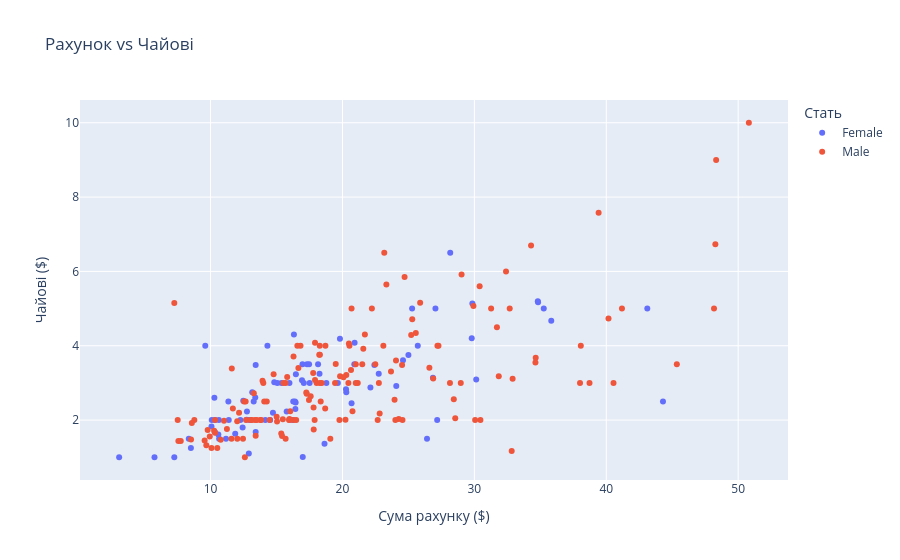

Here is the notebook cell this chart was saved with:
### Markdown cell above
---

**5. Інтерактивна діаграма розсіювання**

Створіть з допомогою бібліотек Plotly інтерактивний scatter plot для `total_bill` vs `tip` з кольором за статтю (`sex`).

### Code cell
# Інтерактивний scatter plot
fig = px.scatter(df, x='total_bill', y='tip', color='sex',
                 hover_data=['day', 'time', 'size'],
                 title='Рахунок vs Чайові',
                 labels={'total_bill': 'Сума рахунку ($)', 'tip': 'Чайові ($)', 'sex': 'Стать'})
fig.show()

### Figure 1 — Plotly figure (JSON) as saved in the notebook; plotly's stock layout.template omitted (floating-point values rounded to 4 significant figures; data arrays with more than 128 entries replaced by an {"elided": "..."} marker saying what was removed)
{"data": [{"customdata": {"elided": "87x3 mixed values"}, "hovertemplate": "Стать=Female<br>Сума рахунку ($)=%{x}<br>Чайові ($)=%{y}<br>day=%{customdata[0]}<br>time=%{customdata[1]}<br>size=%{customdata[2]}<extra></extra>", "legendgroup": "Female", "marker": {"color": "#636efa", "symbol": "circle"}, "mode": "markers", "name": "Female", "orientation": "v", "showlegend": true, "type": "scatter", "x": [16.99, 24.59, 35.26, 14.83, 10.33, 16.97, 20.29, 15.77, 19.65, 15.06, 20.69, 16.93, 10.29, 34.81, 26.41, 16.45, 3.07, 17.07, 26.86, 25.28, 14.73, 10.07, 34.83, 5.75, 16.32, 22.75, 11.35, 15.38, 44.3, 22.42, 20.92, 14.31, 7.25, 25.71, 17.31, 10.65, 12.43, 24.08, 13.42, 12.48, 29.8, 14.52, 11.38, 20.27, 11.17, 12.26, 18.26, 8.51, 10.33, 14.15, 13.16, 17.47, 27.05, 16.43, 8.35, 18.64, 11.87, 29.85, 25.0, 13.39, 16.21, 17.51, 10.59, 10.63, 9.6, 20.9, 18.15, 19.81, 43.11, 13.0, 12.74, 13.0, 16.4, 16.47, 12.76, 13.27, 28.17, 12.9, 30.14, 13.42, 15.98, 16.27, 10.09, 22.12, 35.83, 27.18, 18.78], "xaxis": "x", "y": [1.01, 3.61, 5.0, 3.02, 1.67, 3.5, 2.75, 2.23, 3.0, 3.0, 2.45, 3.07, 2.6, 5.2, 1.5, 2.47, 1.0, 3.0, 3.14, 5.0, 2.2, 1.83, 5.17, 1.0, 4.3, 3.25, 2.5, 3.0, 2.5, 3.48, 4.08, 4.0, 1.0, 4.0, 3.5, 1.5, 1.8, 2.92, 1.68, 2.52, 4.2, 2.0, 2.0, 2.83, 1.5, 2.0, 3.25, 1.25, 2.0, 2.0, 2.75, 3.5, 5.0, 2.3, 1.5, 1.36, 1.63, 5.14, 3.75, 2.61, 2.0, 3.0, 1.61, 2.0, 4.0, 3.5, 3.5, 4.19, 5.0, 2.0, 2.01, 2.0, 2.5, 3.23, 2.23, 2.5, 6.5, 1.1, 3.09, 3.48, 3.0, 2.5, 2.0, 2.88, 4.67, 2.0, 3.0], "yaxis": "y"}, {"customdata": {"elided": "157x3 mixed values"}, "hovertemplate": "Стать=Male<br>Сума рахунку ($)=%{x}<br>Чайові ($)=%{y}<br>day=%{customdata[0]}<br>time=%{customdata[1]}<br>size=%{customdata[2]}<extra></extra>", "legendgroup": "Male", "marker": {"color": "#EF553B", "symbol": "circle"}, "mode": "markers", "name": "Male", "orientation": "v", "showlegend": true, "type": "scatter", "x": {"elided": "157 float values"}, "xaxis": "x", "y": {"elided": "157 float values"}, "yaxis": "y"}], "layout": {"legend": {"title": {"text": "Стать"}, "tracegroupgap": 0}, "title": {"text": "Рахунок vs Чайові"}, "xaxis": {"anchor": "y", "domain": [0, 1], "title": {"text": "Сума рахунку ($)"}}, "yaxis": {"anchor": "x", "domain": [0, 1], "title": {"text": "Чайові ($)"}}}}
